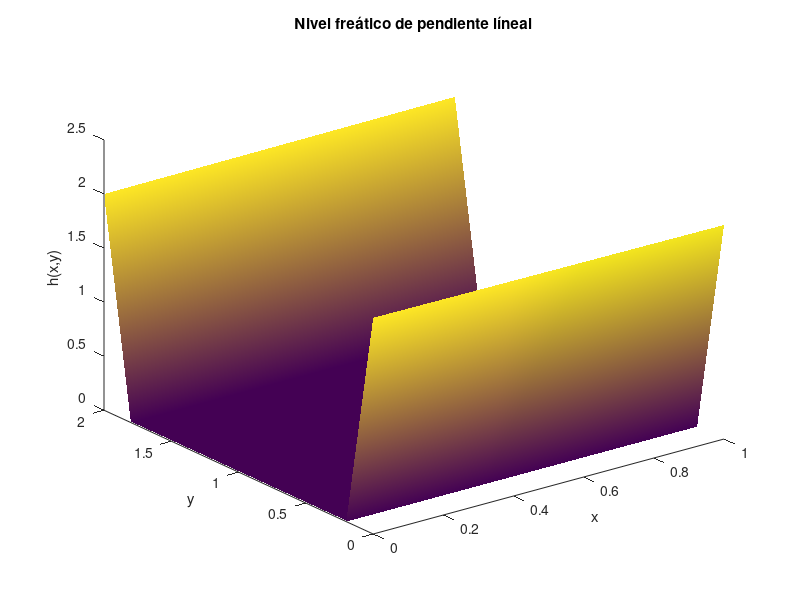
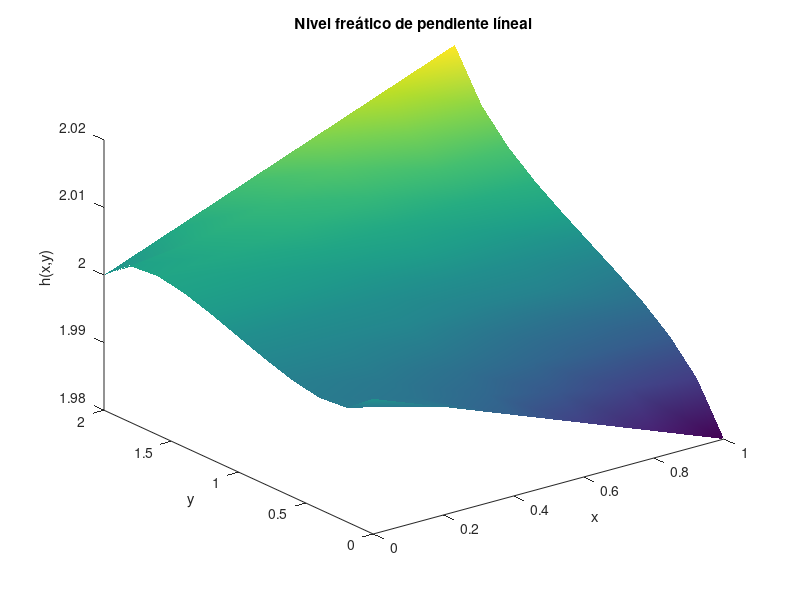
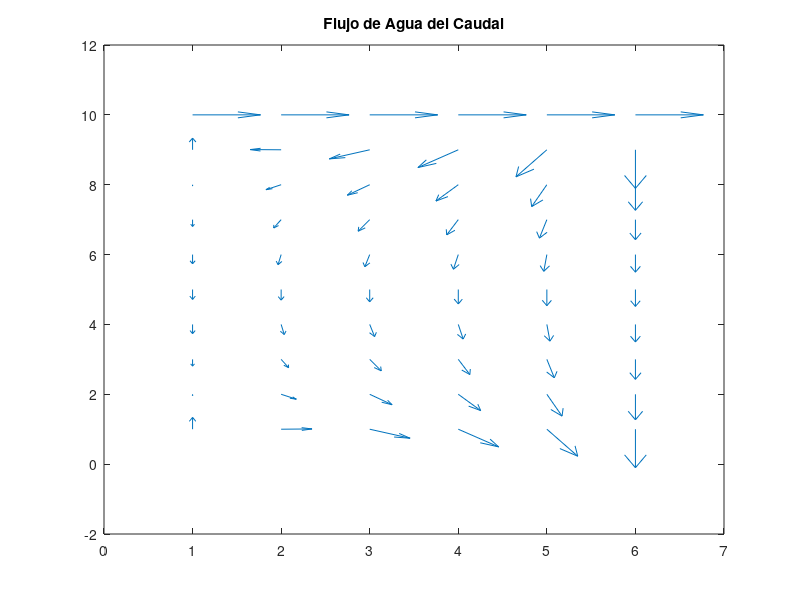
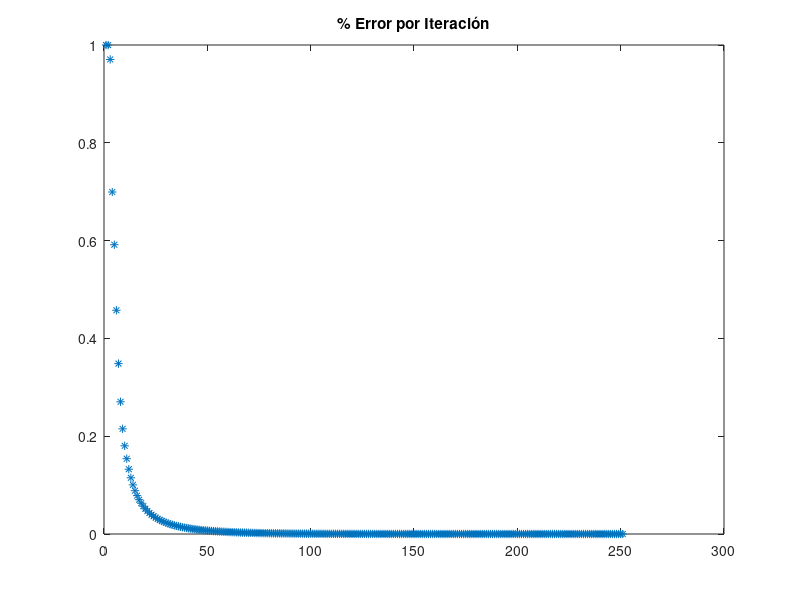

Source code (MATLAB) for these figures, in order:
% clear workspace.
clear all
close all
clc

% Inicialización de Parámetros.
% Dominio.
X0 = 0.0; Xf = 1.0; dx = 0.2;
Y0 = 0.0; Yf = 2.0; dy = 0.2;

% Generar la Partición.
x = [X0:dx:Xf];
y = [Y0:dy:Yf];

% Definir Matrices.
n = length(x)+2;
m = length(y);
    % Funcion de MATLAB para crear Matrices de 1's-> ones(n,m).
    % Funcion de MATLAB para crear Matrices de 0's-> zeros(n,m).
h = zeros(m,n);
qx = zeros(m,n); % Generación de matrices Eq. 17
qy = zeros(m,n); % Generación de matrices Eq. 17
materror = ones(m-2,n-2);

% Parámetros hidraulicos.
c = 0.02;
sx = 0.372176150943543; % Conductividad hidráulica en el Eje X (Valor del Paper)
sy = 0.372175590827833; % Conductividad hidráulica en el Eje Y (Valor del Paper)

% Parametros de Iteración.
tol = 0.5e-6; % Tolerancia de error. (es)
nmax = 1e6; % Número máximo de iteraciones. (Fin)
numit = 0; % Contador de iteraciones. (Inicio)
error = 1.0; % Error máximo permitido.
e = zeros(1,nmax); % Vector para almacenar el error, hasta llegar a lo máximo permitido.

% Condición de frontera superior.
    % Definición de una función anónima (sirve sólo en el código presente).
    % Se debe definir en una sola línea o línea continua.
hSup = @(x) c*x+Yf;
% Condición de frontera inferior.
hInf = @(x) -c*x+Yf;

% Satisfacer las condiciones de frontera superior e inferior.
for j = 2:n-1
   h(m,j) = hSup(x(j-1)); % Frontera Superior.
   h(1,j) = hInf(x(j-1)); % Frontera Inferior.
end

% Satisfacer las condiciones de frontera del eje X y Y (rango de X0 a Xf).
for i = 2:m-1
    h(i,1) = h(i,3); % En X0
    h(i,n) = h(i,n-2);% En Xf
end

% Parámetros para graficar.
%hgraf = zeros(m-1,n-2);
% Eliminar columnas de 0's de izquierda, derecha e inferior.
    % Tic/Toc nos muestra en terminal el tiempo que toma nuestro codigo en
    % correr.
%tic % Inicio
%for i = 1:m-1
    %for j = 1:n-2
        %hgraf(i,j) = h(i+1,j+1);
    %end
%end
%toc % Fin

%Parámetros para graficar.
hgraf=h;
hgraf(:,n) = []; % Eliminar columna de 0's derecha.
hgraf(:,1) = []; % Eliminar columna de 0's izquierda.

% Generar gráfica 
figure(1);
surface(x,y,hgraf); %instruccion que grafica
shading interp;
xlabel('x');
ylabel('y');
zlabel('h(x,y)');
title('Nivel freático de pendiente líneal');
view(3);

tic
while true
    numit = numit+1;
% Iterar una vez a lo largo de la matriz.
    for i = 2:m-1
        for j = 2:n-1
            oldval = h(i,j); % Declaramos la variable "oldval" en forma matrial.
            h(i,j) = (h(i+1,j)+h(i-1,j)+h(i,j+1)+h(i,j-1))/4;
            materror(i-1,j-1) = abs((h(i,j)-oldval)/h(i,j)); % Damos la forma a la matriz en valor absoluto "abs".
        end
    end
         % Satisfacer las condiciones de frontera superior e inferior.
        for j = 2:n-1
           h(m,j) = hSup(x(j-1)); % Frontera Superior.
           h(1,j) = hInf(x(j-1)); % Frontera Inferior.
        end
        % Satisfacer las condiciones de frontera del eje X y Y (rango de X0 a Xf).
        for i = 2:m-1
            h(i,1) = h(i,3); % En X0
            h(i,n) = h(i,n-2);% En Xf
        end
        % Selecionamos el error máximo.
        % Usamos la función max(A) si A es una matriz devuelve un vector
        % con los elementos máximos de c/columna, si A es un vector 
        % devuelve el máximo del vector
        error = max(max(materror));
        e(numit) = error;
        % Condición de salida del ciclo while
        % break ("frena" la evaluación) end (termina el ciclo while).
        if error < tol || numit >= nmax, break,end
end
toc

%Parámetros para graficar.
hgraf=h;
hgraf(:,n) = []; % Eliminar columna de 0's derecha.
hgraf(:,1) = []; % Eliminar columna de 0's izquierda.

% Generar gráfica 
figure(2);
surface(x,y,hgraf); %instruccion que grafica
shading interp;
xlabel('x');
ylabel('y');
zlabel('h(x,y)');
title('Nivel freático de pendiente líneal');
view(3);

% Cálculo de las componentes del vector de flujo.
for i = 2:m-1
    for j = 2:n-1
        qx(i,j) = -sx*(h(i,j+1)-h(i,j-1))/(2*dx);
        qy(i,j) = -sy*(h(i+1,j)-h(i-1,j))/(2*dy);
    end
end

% Componente qx en la frontera superior.
for j = 2:n-1
    qx(m,j) = -c*sx;
    qy(m,j) = 0.0;
end

% Componente qx en la frontera inferior.
for j = 2:n-1
    qx(m,j) = c*sx;
    qy(m,j) = 0.0;
end

h

% Generacion de matrices para graficar valores del vector de flujo.
% Se genera la matriz para conservar los valores de qx y qy.
qxgraf=qx; % Almacenamiento de valores qx en una matriz nueva.
% Remover filas y columnas ficticias en la nueva matriz qxgraf.
qxgraf(:,1) = []; 
qxgraf(:,n-1) = []; 
qxgraf(1,:) = [];

qygraf=qy; % Almacenamiento de valores qy en una matriz nueva.
% Remover filas y columnas ficticias en la nueva matriz qygraf.
qygraf(:,1) = [];
qygraf(:,n-1) = [];
qygraf(1,:) = [];

% Generación de la malla.
[X,Y] = meshgrid(x,y);
figure(3);
% Funcion para graficar el flujo.
quiver(qxgraf,qygraf);
title("Flujo de Agua del Caudal");

% Funcion find busca todos los valores y recorta a numit
indices = find(e==0); % find genera un vector con los valores donde hay un 0
e(indices) = []; % coloca en un arraqy vacio los ceros

tic
% Generación de gráfica del error.
figure(4);
plot(e,'*');
title("% Error por Iteración");
toc